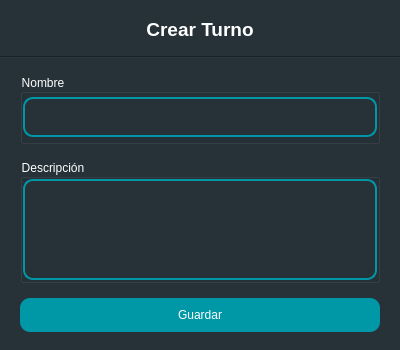
<?xml version="1.0" encoding="UTF-8"?>
<ui version="4.0">
 <class>Dialog</class>
 <widget class="QDialog" name="Dialog">
  <property name="windowModality">
   <enum>Qt::NonModal</enum>
  </property>
  <property name="geometry">
   <rect>
    <x>0</x>
    <y>0</y>
    <width>400</width>
    <height>350</height>
   </rect>
  </property>
  <property name="minimumSize">
   <size>
    <width>400</width>
    <height>350</height>
   </size>
  </property>
  <property name="maximumSize">
   <size>
    <width>400</width>
    <height>350</height>
   </size>
  </property>
  <property name="windowTitle">
   <string>Turno</string>
  </property>
  <property name="styleSheet">
   <string notr="true">background-color: #263238;
color: white;</string>
  </property>
  <property name="modal">
   <bool>false</bool>
  </property>
  <layout class="QHBoxLayout" name="horizontalLayout">
   <property name="spacing">
    <number>0</number>
   </property>
   <property name="leftMargin">
    <number>0</number>
   </property>
   <property name="topMargin">
    <number>0</number>
   </property>
   <property name="rightMargin">
    <number>0</number>
   </property>
   <property name="bottomMargin">
    <number>0</number>
   </property>
   <item>
    <widget class="QWidget" name="widget" native="true">
     <property name="styleSheet">
      <string notr="true">QLineEdit {
    color:  white;
    border-style:  solid;
    border-width: 1.5px;
    border-color: #0097a7;
	border-radius: 10px;
	padding: 10px;
}

QDateEdit {
    color:  white;
    border-style:  solid;
    border-width: 1.5px;
    border-color: #0097a7;
	border-radius: 10px;
	padding: 10px;
}

QComboBox {
    color:  white;
    border-style:  solid;
    border-width: 1.5px;
    border-color: #0097a7;
	border-radius: 10px;
	padding: 10px;
}

QPlainTextEdit {
    color:  white;
    border-style:  solid;
    border-width: 1.5px;
    border-color: #0097a7;
	border-radius: 10px;
	padding: 10px;
}

QDoubleSpinBox {
    color:  white;
    border-style:  solid;
    border-width: 1.5px;
    border-color: #0097a7;
	border-radius: 10px;
	padding: 10px;
}</string>
     </property>
     <layout class="QVBoxLayout" name="verticalLayout" stretch="1,0,0">
      <property name="spacing">
       <number>6</number>
      </property>
      <property name="leftMargin">
       <number>0</number>
      </property>
      <property name="rightMargin">
       <number>0</number>
      </property>
      <item>
       <widget class="QFrame" name="frame">
        <property name="frameShape">
         <enum>QFrame::NoFrame</enum>
        </property>
        <property name="frameShadow">
         <enum>QFrame::Raised</enum>
        </property>
        <layout class="QVBoxLayout" name="verticalLayout_2" stretch="0">
         <item>
          <widget class="QLabel" name="lbl_title">
           <property name="font">
            <font>
             <pointsize>14</pointsize>
             <weight>75</weight>
             <bold>true</bold>
            </font>
           </property>
           <property name="layoutDirection">
            <enum>Qt::LeftToRight</enum>
           </property>
           <property name="styleSheet">
            <string notr="true">color: white;</string>
           </property>
           <property name="lineWidth">
            <number>1</number>
           </property>
           <property name="text">
            <string>Crear Turno</string>
           </property>
           <property name="alignment">
            <set>Qt::AlignCenter</set>
           </property>
          </widget>
         </item>
        </layout>
       </widget>
      </item>
      <item>
       <widget class="Line" name="line">
        <property name="orientation">
         <enum>Qt::Horizontal</enum>
        </property>
       </widget>
      </item>
      <item>
       <widget class="QFrame" name="frame_2">
        <property name="frameShape">
         <enum>QFrame::NoFrame</enum>
        </property>
        <property name="frameShadow">
         <enum>QFrame::Raised</enum>
        </property>
        <layout class="QVBoxLayout" name="verticalLayout_3">
         <property name="spacing">
          <number>15</number>
         </property>
         <property name="leftMargin">
          <number>20</number>
         </property>
         <property name="rightMargin">
          <number>20</number>
         </property>
         <item>
          <widget class="QGroupBox" name="groupBox">
           <property name="minimumSize">
            <size>
             <width>0</width>
             <height>70</height>
            </size>
           </property>
           <property name="maximumSize">
            <size>
             <width>16777215</width>
             <height>70</height>
            </size>
           </property>
           <property name="title">
            <string>Nombre</string>
           </property>
           <layout class="QVBoxLayout" name="verticalLayout_4">
            <property name="spacing">
             <number>0</number>
            </property>
            <property name="leftMargin">
             <number>0</number>
            </property>
            <property name="topMargin">
             <number>0</number>
            </property>
            <property name="rightMargin">
             <number>0</number>
            </property>
            <property name="bottomMargin">
             <number>0</number>
            </property>
            <item>
             <widget class="QLineEdit" name="input_nombre">
              <property name="styleSheet">
               <string notr="true"/>
              </property>
              <property name="placeholderText">
               <string/>
              </property>
             </widget>
            </item>
           </layout>
          </widget>
         </item>
         <item>
          <widget class="QGroupBox" name="groupBox_2">
           <property name="title">
            <string>Descripción</string>
           </property>
           <layout class="QVBoxLayout" name="verticalLayout_5">
            <property name="spacing">
             <number>0</number>
            </property>
            <property name="leftMargin">
             <number>0</number>
            </property>
            <property name="topMargin">
             <number>0</number>
            </property>
            <property name="rightMargin">
             <number>0</number>
            </property>
            <property name="bottomMargin">
             <number>0</number>
            </property>
            <item>
             <widget class="QPlainTextEdit" name="txt_descripcion">
              <property name="lineWrapMode">
               <enum>QPlainTextEdit::WidgetWidth</enum>
              </property>
              <property name="placeholderText">
               <string/>
              </property>
             </widget>
            </item>
           </layout>
          </widget>
         </item>
         <item>
          <widget class="QPushButton" name="btn_save">
           <property name="cursor">
            <cursorShape>PointingHandCursor</cursorShape>
           </property>
           <property name="styleSheet">
            <string notr="true">QPushButton {
    color:  white;
	background-color: #0097a7;
	border-radius: 10px;
	padding: 10px;
}</string>
           </property>
           <property name="text">
            <string>Guardar</string>
           </property>
          </widget>
         </item>
        </layout>
       </widget>
      </item>
     </layout>
    </widget>
   </item>
  </layout>
 </widget>
 <resources/>
 <connections/>
</ui>
